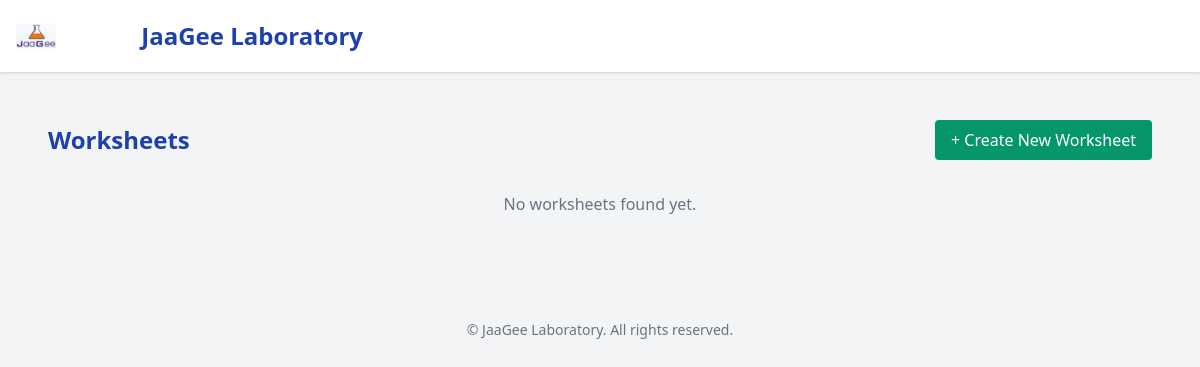
The page /worksheet/list/ (signed in) on the database as committed earlier.
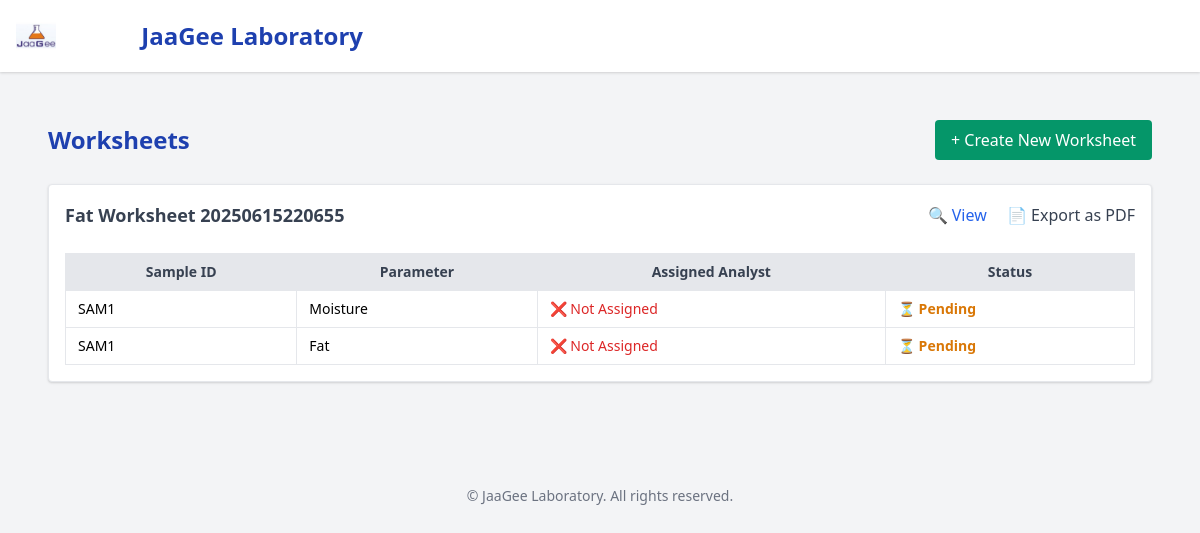
The same page on the database as committed later.
### core/models.py (models this page shows, shortened)
class Worksheet(models.Model):
    title = models.CharField(max_length=100)
    test_parameter = models.ForeignKey('TestParameter', on_delete=models.CASCADE)
    assignments = models.ManyToManyField('TestAssignment', related_name='worksheets')
    created_by = models.ForeignKey(User, on_delete=models.SET_NULL, null=True)
    created_at = models.DateTimeField(auto_now_add=True)

class TestAssignment(models.Model):
    sample = models.ForeignKey(Sample, on_delete=models.CASCADE)
    parameter = models.ForeignKey(TestParameter, on_delete=models.CASCADE)
    assigned_to = models.ForeignKey(User, on_delete=models.SET_NULL, null=True)
    deadline = models.DateField()
    status = models.CharField(max_length=20, choices=[('Pending', 'Pending'), ('Completed', 'Completed')])
    worksheet = models.ForeignKey('Worksheet', null=True, blank=True, on_delete=models.SET_NULL, related_name='test_assignments')

class Sample(models.Model):
    client = models.ForeignKey('Client', on_delete=models.CASCADE, related_name="samples")
    requested_parameters = models.ManyToManyField('TestParameter', blank=True)
    batch = models.ForeignKey('Batch', on_delete=models.SET_NULL, null=True, blank=True, related_name='sample_set')
    sample_id = models.CharField(max_length=30)
    nature_of_sample = models.CharField(max_length=100)
    weight = models.FloatField()
    status = models.CharField(max_length=30, default='Pending')  # Pending, In Progress, Completed
    qc_flag = models.CharField(
        max_length=20,
        choices=[
            ('', 'None'),
            ('Control', 'Control'),
            ('Duplicate', 'Duplicate'),
        ],
        default='',
        blank=True
    )

class TestParameter(models.Model):
    test_type = models.ForeignKey('TestType', on_delete=models.SET_NULL, null=True, blank=True)
    name = models.CharField(max_length=100)  # Protein, Fat, Ash, etc.
    price = models.DecimalField(max_digits=10, decimal_places=2, default=1000)

### core/views.py (the view)
# urls.py: path('worksheet/list/', views.worksheet_list, name='worksheet_list'),
@login_required
@user_passes_test(is_manager)
def worksheet_list(request):
    worksheets = Worksheet.objects.all().order_by('-created_at')
    return render(request, 'core/worksheet_list.html', {'worksheets': worksheets})

### core/views.py (called while the page is built)
def is_manager(user):
    return user.groups.filter(name='Manager').exists()

### core/templates/core/worksheet_list.html
{% extends 'base.html' %}
{% block content %}
<div class="max-w-6xl mx-auto p-6">
  <div class="flex justify-between items-center mb-6">
    <h2 class="text-2xl font-bold text-blue-800">Worksheets</h2>
    <a href="{% url 'create_worksheet' %}" class="bg-green-600 text-white px-4 py-2 rounded hover:bg-green-700">
      + Create New Worksheet
    </a>
  </div>
  {% if worksheets %}
    <div class="space-y-6">
      {% for worksheet in worksheets %}
        <div class="bg-white p-4 rounded shadow border">
          <div class="flex justify-between items-center">
            <h3 class="text-lg font-semibold text-gray-700">{{ worksheet.title }}</h3>
            <div class="space-x-4">
              <a href="{% url 'worksheet_detail' worksheet.id %}" class="text-blue-600 hover:underline">🔍 View</a>
              <a href="{% url 'worksheet_pdf' worksheet.id %}" class="text-gray-700 hover:text-black">📄 Export as PDF</a>
            </div>
          </div>
          {% if worksheet.assignments.exists %}
            <div class="overflow-x-auto mt-4">
              <table class="min-w-full table-auto border mt-2 text-sm">
                <thead class="bg-gray-200 text-gray-700">
                  <tr>
                    <th class="border px-3 py-2">Sample ID</th>
                    <th class="border px-3 py-2">Parameter</th>
                    <th class="border px-3 py-2">Assigned Analyst</th>
                    <th class="border px-3 py-2">Status</th>
                  </tr>
                </thead>
                <tbody>
                  {% for assign in worksheet.assignments.all %}
                    <tr class="hover:bg-gray-50">
                      <td class="border px-3 py-2">{{ assign.sample.sample_id }}</td>
                      <td class="border px-3 py-2">{{ assign.parameter.name }}</td>
                      <td class="border px-3 py-2">
                        {% if assign.analyst %}
                          <span class="text-green-700 font-medium">✔ {{ assign.analyst.username }}</span>
                        {% else %}
                          <span class="text-red-600 font-medium">❌ Not Assigned</span>
                        {% endif %}
                      </td>
                      <td class="border px-3 py-2">
                        {% if assign.status == 'Completed' %}
                          <span class="text-green-600 font-semibold">🧪 Result Submitted</span>
                        {% else %}
                          <span class="text-yellow-600 font-semibold">⏳ Pending</span>
                        {% endif %}
                      </td>
                    </tr>
                  {% endfor %}
                </tbody>
              </table>
            </div>
          {% else %}
            <p class="text-sm text-gray-500 mt-2">No test assignments yet for this worksheet.</p>
          {% endif %}
        </div>
      {% endfor %}
    </div>
  {% else %}
    <p class="text-center text-gray-500 mt-8">No worksheets found yet.</p>
  {% endif %}
</div>
{% endblock %}

Rows that differ between the two databases and show on the page:
added Worksheet: title "Fat Worksheet 20250615220655"
added TestAssignment: sample.sample_id "SAM1", parameter.name "Moisture", status "⏳ Pending"
added TestAssignment: sample.sample_id "SAM1", parameter.name "Fat", status "⏳ Pending"
Other text that changed with them:
text no longer shown: "No worksheets found yet."
